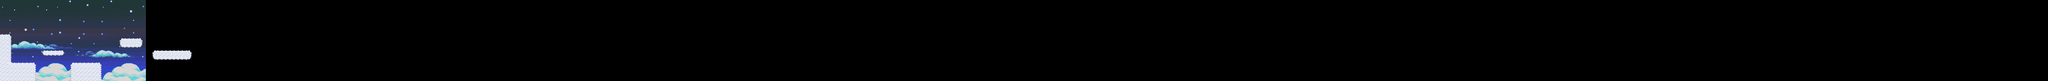

Rendered tile map (Tiled .tmx) drawn with the repository's tilesets; below, a short description and the map source with its tile grids summarised:
An orthogonal 500x20 tile map with 32x32 px tiles, 1 tile layer (Capa de Patrones 1), 1 hidden layer not drawn, 1 image layer and 8 objects.

<map version="1.0" orientation="orthogonal" renderorder="right-down" width="500" height="20" tilewidth="32" tileheight="32" nextobjectid="21">
 <tileset firstgid="1" name="Heaven" tilewidth="32" tileheight="32" spacing="2" margin="2" tilecount="100" columns="10">
  <image source="tileset.png" width="340" height="356" />
  <terraintypes>
   <terrain name="Clouds" tile="-1" />
   <terrain name="Soil" tile="-1" />
   <terrain name="Void" tile="-1" />
   <terrain name="Skull" tile="-1" />
   <terrain name="" tile="-1" />
  </terraintypes>
  <tile id="2" terrain="2,2,2,0" />
  <tile id="3" terrain="2,2,0,0" />
  <tile id="4" terrain="2,2,0,2" />
  <tile id="5" terrain="0,0,0,2" />
  <tile id="6" terrain="0,0,2,2" />
  <tile id="7" terrain="0,0,2,0" />
  <tile id="12" terrain="2,0,2,0" />
  <tile id="13" terrain="0,0,0,0" />
  <tile id="14" terrain="0,2,0,2" />
  <tile id="15" terrain="0,2,0,2" />
  <tile id="16" terrain="2,2,2,2" />
  <tile id="17" terrain="2,0,2,0" />
  <tile id="22" terrain="2,0,2,2" />
  <tile id="23" terrain="0,0,2,2" />
  <tile id="24" terrain="0,2,2,2" />
  <tile id="25" terrain="0,2,0,0" />
  <tile id="26" terrain="2,2,0,0" />
  <tile id="27" terrain="2,0,0,0" />
  <tile id="28" terrain="2,2,2,2" />
  <tile id="32" terrain="2,2,2,1" />
  <tile id="33" terrain="2,2,1,1" />
  <tile id="34" terrain="2,2,1,2" />
  <tile id="35" terrain="1,1,1,2" />
  <tile id="36" terrain="1,1,2,2" />
  <tile id="37" terrain="1,1,2,2" />
  <tile id="38" terrain="1,1,2,1" />
  <tile id="40" terrain="3,3,3,3" />
  <tile id="41" terrain="3,3,3,3" />
  <tile id="42" terrain="2,1,2,1" />
  <tile id="43" terrain="1,1,1,1" />
  <tile id="44" terrain="1,2,1,2" />
  <tile id="45" terrain="1,2,1,2" />
  <tile id="48" terrain="2,1,2,1" />
  <tile id="52" terrain="2,1,2,2" />
  <tile id="53" terrain="1,1,2,2" />
  <tile id="54" terrain="1,2,2,2" />
  <tile id="55" terrain="1,2,1,1" />
  <tile id="56" terrain="2,2,1,1" />
  <tile id="57" terrain="2,2,1,1" />
  <tile id="58" terrain="2,1,1,1" />
 </tileset>
 <imagelayer name="Capa de Imagen 1" visible="0">
  <image source="SNES - Stunt Race FX - Sky Ramp.png" width="5125" height="680" />
 </imagelayer>
 <imagelayer name="Capa de Imagen 2">
  <image source="Background.png" width="1140" height="1000" />
 </imagelayer>
 <layer name="Capa de Patrones 1" width="500" height="20">
  <data>[10000 cells, 339 non-empty, 16 distinct tile ids]</data>
 </layer>
 <objectgroup color="#ff5500" name="Death">
  <object id="16" x="279" y="607" width="278" height="32" />
  <object id="18" x="788" y="609" width="626" height="28" />
 </objectgroup>
 <objectgroup color="#2a86ff" name="Ground">
  <object id="8" x="2" y="273" width="82" height="369" />
  <object id="9" x="82" y="498" width="196" height="145" />
  <object id="10" x="333" y="398" width="166" height="40" />
  <object id="11" x="557" y="495" width="231" height="143" />
  <object id="12" x="942" y="305" width="167" height="64" />
  <object id="14" x="1196" y="404" width="293" height="61" />
 </objectgroup>
</map>
